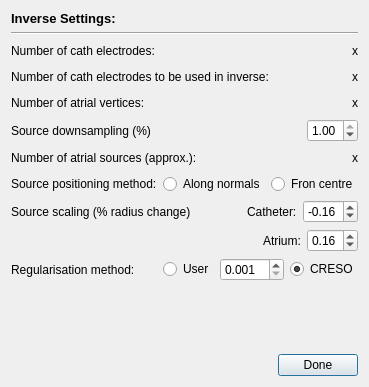
<?xml version="1.0" encoding="UTF-8"?>
<ui version="4.0">
 <class>DSP_InverseSettings</class>
 <widget class="QDialog" name="DSP_InverseSettings">
  <property name="geometry">
   <rect>
    <x>0</x>
    <y>0</y>
    <width>363</width>
    <height>387</height>
   </rect>
  </property>
  <property name="windowTitle">
   <string>Inverse Settings</string>
  </property>
  <layout class="QVBoxLayout" name="verticalLayout">
   <item>
    <widget class="QLabel" name="label">
     <property name="font">
      <font>
       <pointsize>10</pointsize>
       <weight>75</weight>
       <bold>true</bold>
      </font>
     </property>
     <property name="text">
      <string>Inverse Settings:</string>
     </property>
    </widget>
   </item>
   <item>
    <widget class="Line" name="line">
     <property name="orientation">
      <enum>Qt::Horizontal</enum>
     </property>
    </widget>
   </item>
   <item>
    <layout class="QHBoxLayout" name="horizontalLayout_12">
     <item>
      <widget class="QLabel" name="label_20">
       <property name="font">
        <font>
         <pointsize>9</pointsize>
        </font>
       </property>
       <property name="text">
        <string>Number of cath electrodes:</string>
       </property>
      </widget>
     </item>
     <item>
      <spacer name="horizontalSpacer_12">
       <property name="orientation">
        <enum>Qt::Horizontal</enum>
       </property>
       <property name="sizeHint" stdset="0">
        <size>
         <width>40</width>
         <height>20</height>
        </size>
       </property>
      </spacer>
     </item>
     <item>
      <widget class="QLabel" name="label_numCathElectrodes">
       <property name="font">
        <font>
         <pointsize>9</pointsize>
        </font>
       </property>
       <property name="text">
        <string>x</string>
       </property>
      </widget>
     </item>
    </layout>
   </item>
   <item>
    <layout class="QHBoxLayout" name="horizontalLayout_13">
     <item>
      <widget class="QLabel" name="label_21">
       <property name="font">
        <font>
         <pointsize>9</pointsize>
        </font>
       </property>
       <property name="text">
        <string>Number of cath electrodes to be used in inverse:</string>
       </property>
      </widget>
     </item>
     <item>
      <spacer name="horizontalSpacer_13">
       <property name="orientation">
        <enum>Qt::Horizontal</enum>
       </property>
       <property name="sizeHint" stdset="0">
        <size>
         <width>40</width>
         <height>20</height>
        </size>
       </property>
      </spacer>
     </item>
     <item>
      <widget class="QLabel" name="label_numCathElectrodesToBeUsed">
       <property name="font">
        <font>
         <pointsize>9</pointsize>
        </font>
       </property>
       <property name="text">
        <string>x</string>
       </property>
      </widget>
     </item>
    </layout>
   </item>
   <item>
    <layout class="QHBoxLayout" name="horizontalLayout_10">
     <item>
      <widget class="QLabel" name="label_16">
       <property name="font">
        <font>
         <pointsize>9</pointsize>
        </font>
       </property>
       <property name="text">
        <string>Number of atrial vertices:</string>
       </property>
      </widget>
     </item>
     <item>
      <spacer name="horizontalSpacer_10">
       <property name="orientation">
        <enum>Qt::Horizontal</enum>
       </property>
       <property name="sizeHint" stdset="0">
        <size>
         <width>40</width>
         <height>20</height>
        </size>
       </property>
      </spacer>
     </item>
     <item>
      <widget class="QLabel" name="label_numAtrialVerts">
       <property name="font">
        <font>
         <pointsize>9</pointsize>
        </font>
       </property>
       <property name="text">
        <string>x</string>
       </property>
      </widget>
     </item>
    </layout>
   </item>
   <item>
    <layout class="QHBoxLayout" name="horizontalLayout_9">
     <item>
      <widget class="QLabel" name="label_15">
       <property name="font">
        <font>
         <pointsize>9</pointsize>
        </font>
       </property>
       <property name="text">
        <string>Source downsampling (%)</string>
       </property>
      </widget>
     </item>
     <item>
      <spacer name="horizontalSpacer_9">
       <property name="orientation">
        <enum>Qt::Horizontal</enum>
       </property>
       <property name="sizeHint" stdset="0">
        <size>
         <width>40</width>
         <height>20</height>
        </size>
       </property>
      </spacer>
     </item>
     <item>
      <widget class="QDoubleSpinBox" name="doubleSpinBox_sourceDownsampling">
       <property name="sizePolicy">
        <sizepolicy hsizetype="Maximum" vsizetype="Fixed">
         <horstretch>0</horstretch>
         <verstretch>0</verstretch>
        </sizepolicy>
       </property>
       <property name="font">
        <font>
         <pointsize>9</pointsize>
        </font>
       </property>
       <property name="decimals">
        <number>2</number>
       </property>
       <property name="minimum">
        <double>0.010000000000000</double>
       </property>
       <property name="maximum">
        <double>1.000000000000000</double>
       </property>
       <property name="singleStep">
        <double>0.050000000000000</double>
       </property>
       <property name="value">
        <double>1.000000000000000</double>
       </property>
      </widget>
     </item>
    </layout>
   </item>
   <item>
    <layout class="QHBoxLayout" name="horizontalLayout_11">
     <item>
      <widget class="QLabel" name="label_17">
       <property name="font">
        <font>
         <pointsize>9</pointsize>
        </font>
       </property>
       <property name="text">
        <string>Number of atrial sources (approx.):</string>
       </property>
      </widget>
     </item>
     <item>
      <spacer name="horizontalSpacer_11">
       <property name="orientation">
        <enum>Qt::Horizontal</enum>
       </property>
       <property name="sizeHint" stdset="0">
        <size>
         <width>40</width>
         <height>20</height>
        </size>
       </property>
      </spacer>
     </item>
     <item>
      <widget class="QLabel" name="label_numAtrialSources">
       <property name="font">
        <font>
         <pointsize>9</pointsize>
        </font>
       </property>
       <property name="text">
        <string>x</string>
       </property>
      </widget>
     </item>
    </layout>
   </item>
   <item>
    <layout class="QHBoxLayout" name="horizontalLayout_2">
     <item>
      <widget class="QLabel" name="label_19">
       <property name="font">
        <font>
         <pointsize>9</pointsize>
        </font>
       </property>
       <property name="text">
        <string>Source positioning method:</string>
       </property>
      </widget>
     </item>
     <item>
      <spacer name="horizontalSpacer_2">
       <property name="orientation">
        <enum>Qt::Horizontal</enum>
       </property>
       <property name="sizeHint" stdset="0">
        <size>
         <width>40</width>
         <height>20</height>
        </size>
       </property>
      </spacer>
     </item>
     <item>
      <widget class="QRadioButton" name="radioButton_sourcePosMethod_normals">
       <property name="font">
        <font>
         <pointsize>9</pointsize>
        </font>
       </property>
       <property name="text">
        <string>Along normals</string>
       </property>
      </widget>
     </item>
     <item>
      <widget class="QRadioButton" name="radioButton_sourcePosMethod_centre">
       <property name="font">
        <font>
         <pointsize>9</pointsize>
        </font>
       </property>
       <property name="text">
        <string>Fron centre</string>
       </property>
       <property name="checked">
        <bool>true</bool>
       </property>
      </widget>
     </item>
    </layout>
   </item>
   <item>
    <layout class="QHBoxLayout" name="horizontalLayout_5">
     <item>
      <widget class="QLabel" name="label_22">
       <property name="font">
        <font>
         <pointsize>9</pointsize>
        </font>
       </property>
       <property name="text">
        <string>Source scaling (% radius change)</string>
       </property>
      </widget>
     </item>
     <item>
      <spacer name="horizontalSpacer_3">
       <property name="orientation">
        <enum>Qt::Horizontal</enum>
       </property>
       <property name="sizeHint" stdset="0">
        <size>
         <width>40</width>
         <height>20</height>
        </size>
       </property>
      </spacer>
     </item>
     <item>
      <layout class="QHBoxLayout" name="horizontalLayout_3">
       <item>
        <widget class="QLabel" name="label_24">
         <property name="font">
          <font>
           <pointsize>9</pointsize>
          </font>
         </property>
         <property name="text">
          <string>Catheter:</string>
         </property>
        </widget>
       </item>
       <item>
        <widget class="QDoubleSpinBox" name="doubleSpinBox_cathSourceScale">
         <property name="sizePolicy">
          <sizepolicy hsizetype="Maximum" vsizetype="Fixed">
           <horstretch>0</horstretch>
           <verstretch>0</verstretch>
          </sizepolicy>
         </property>
         <property name="font">
          <font>
           <pointsize>9</pointsize>
          </font>
         </property>
         <property name="decimals">
          <number>2</number>
         </property>
         <property name="minimum">
          <double>-1.000000000000000</double>
         </property>
         <property name="maximum">
          <double>0.010000000000000</double>
         </property>
         <property name="singleStep">
          <double>0.010000000000000</double>
         </property>
         <property name="value">
          <double>-0.160000000000000</double>
         </property>
        </widget>
       </item>
      </layout>
     </item>
    </layout>
   </item>
   <item>
    <layout class="QHBoxLayout" name="horizontalLayout_6">
     <item>
      <spacer name="horizontalSpacer_4">
       <property name="orientation">
        <enum>Qt::Horizontal</enum>
       </property>
       <property name="sizeHint" stdset="0">
        <size>
         <width>40</width>
         <height>20</height>
        </size>
       </property>
      </spacer>
     </item>
     <item>
      <layout class="QHBoxLayout" name="horizontalLayout_4">
       <item>
        <widget class="QLabel" name="label_23">
         <property name="font">
          <font>
           <pointsize>9</pointsize>
          </font>
         </property>
         <property name="text">
          <string>Atrium:</string>
         </property>
        </widget>
       </item>
       <item>
        <widget class="QDoubleSpinBox" name="doubleSpinBox_atrialSourceScale">
         <property name="sizePolicy">
          <sizepolicy hsizetype="Maximum" vsizetype="Fixed">
           <horstretch>0</horstretch>
           <verstretch>0</verstretch>
          </sizepolicy>
         </property>
         <property name="font">
          <font>
           <pointsize>9</pointsize>
          </font>
         </property>
         <property name="decimals">
          <number>2</number>
         </property>
         <property name="minimum">
          <double>0.010000000000000</double>
         </property>
         <property name="maximum">
          <double>1.000000000000000</double>
         </property>
         <property name="singleStep">
          <double>0.010000000000000</double>
         </property>
         <property name="value">
          <double>0.160000000000000</double>
         </property>
        </widget>
       </item>
      </layout>
     </item>
    </layout>
   </item>
   <item>
    <layout class="QHBoxLayout" name="horizontalLayout">
     <item>
      <widget class="QLabel" name="label_18">
       <property name="font">
        <font>
         <pointsize>9</pointsize>
        </font>
       </property>
       <property name="text">
        <string>Regularisation method:</string>
       </property>
      </widget>
     </item>
     <item>
      <spacer name="horizontalSpacer">
       <property name="orientation">
        <enum>Qt::Horizontal</enum>
       </property>
       <property name="sizeHint" stdset="0">
        <size>
         <width>40</width>
         <height>20</height>
        </size>
       </property>
      </spacer>
     </item>
     <item>
      <widget class="QRadioButton" name="radioButton_inverseRegMethod_USER">
       <property name="font">
        <font>
         <pointsize>9</pointsize>
        </font>
       </property>
       <property name="text">
        <string>User</string>
       </property>
       <attribute name="buttonGroup">
        <string notr="true">buttonGroup</string>
       </attribute>
      </widget>
     </item>
     <item>
      <widget class="QDoubleSpinBox" name="doubleSpinBox_lambda">
       <property name="font">
        <font>
         <pointsize>9</pointsize>
        </font>
       </property>
       <property name="decimals">
        <number>3</number>
       </property>
       <property name="minimum">
        <double>0.001000000000000</double>
       </property>
       <property name="singleStep">
        <double>0.010000000000000</double>
       </property>
      </widget>
     </item>
     <item>
      <widget class="QRadioButton" name="radioButton_inverseRegMethod_CRESO">
       <property name="font">
        <font>
         <pointsize>9</pointsize>
        </font>
       </property>
       <property name="text">
        <string>CRESO</string>
       </property>
       <property name="checked">
        <bool>true</bool>
       </property>
       <attribute name="buttonGroup">
        <string notr="true">buttonGroup</string>
       </attribute>
      </widget>
     </item>
    </layout>
   </item>
   <item>
    <spacer name="verticalSpacer">
     <property name="orientation">
      <enum>Qt::Vertical</enum>
     </property>
     <property name="sizeHint" stdset="0">
      <size>
       <width>20</width>
       <height>43</height>
      </size>
     </property>
    </spacer>
   </item>
   <item>
    <layout class="QHBoxLayout" name="horizontalLayout_7">
     <item>
      <spacer name="horizontalSpacer_5">
       <property name="orientation">
        <enum>Qt::Horizontal</enum>
       </property>
       <property name="sizeHint" stdset="0">
        <size>
         <width>40</width>
         <height>20</height>
        </size>
       </property>
      </spacer>
     </item>
     <item>
      <widget class="QPushButton" name="pushButton">
       <property name="font">
        <font>
         <pointsize>9</pointsize>
        </font>
       </property>
       <property name="text">
        <string>Done</string>
       </property>
      </widget>
     </item>
    </layout>
   </item>
  </layout>
 </widget>
 <resources/>
 <connections>
  <connection>
   <sender>pushButton</sender>
   <signal>clicked()</signal>
   <receiver>DSP_InverseSettings</receiver>
   <slot>close()</slot>
   <hints>
    <hint type="sourcelabel">
     <x>196</x>
     <y>331</y>
    </hint>
    <hint type="destinationlabel">
     <x>280</x>
     <y>317</y>
    </hint>
   </hints>
  </connection>
 </connections>
 <buttongroups>
  <buttongroup name="buttonGroup"/>
 </buttongroups>
</ui>
